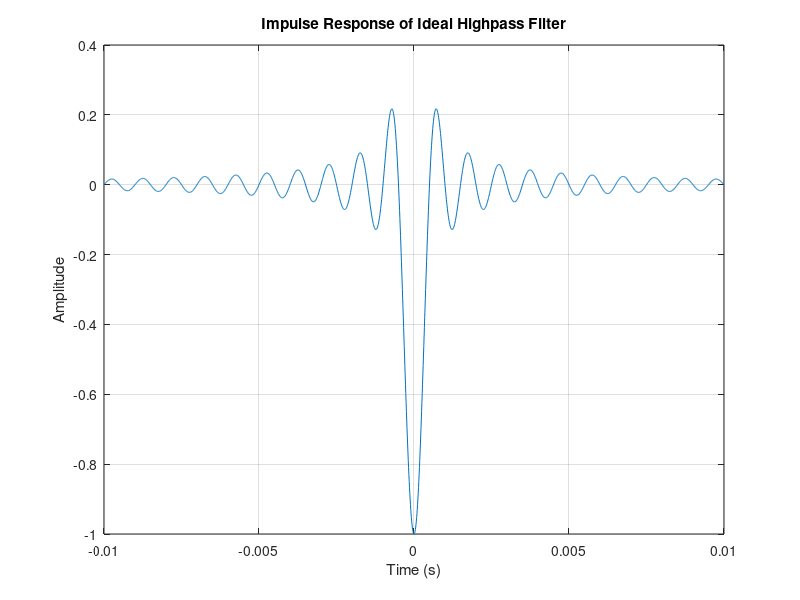

This chart was generated by the following MATLAB code:
% --- Ideal Highpass Filter Impulse Response (Octave) ---

fc = 1000;                   % cutoff frequency in Hz
wc = 2 * pi * fc;
t = linspace(-0.01, 0.01, 2000);

% Ideal highpass impulse response
h_hp = -sinc(wc * t / pi);   % Octave's sinc = sin(pi*x)/(pi*x)
h_hp(t==0) = h_hp(t==0) + 1; % add delta approximation

% Plot
figure;
plot(t, h_hp);
title('Impulse Response of Ideal Highpass Filter');
xlabel('Time (s)');
ylabel('Amplitude');
grid on;

% Save figure
if ~exist('../plots', 'dir')
    mkdir('../plots');
end

print('../plots/highpass_response_octave.png', '-dpng');
